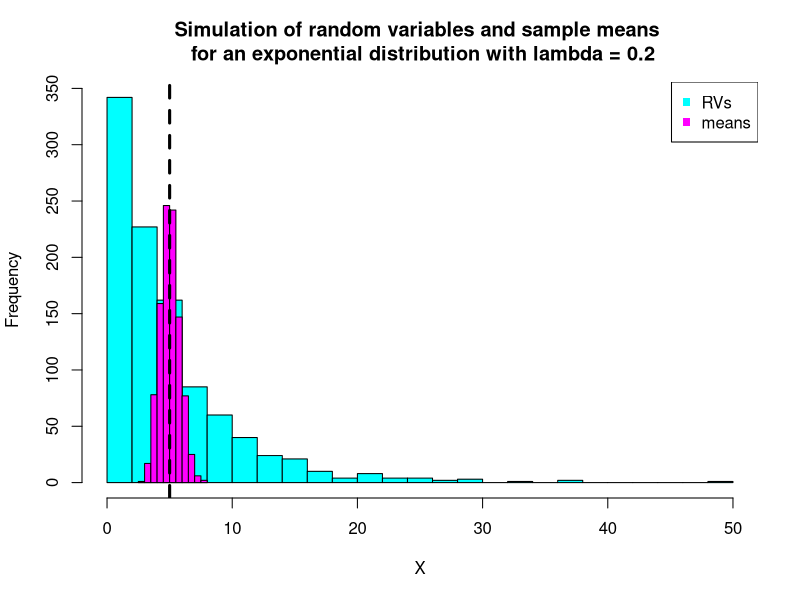

Generate this figure with R:
## ---- chunk 1
lambda <- 0.2
n <- 40
set.seed(20180720)

#calculate theoretical mean
e_mn <- 1/lambda

#calculate theoretical variance
e_var <- (e_mn/sqrt(n))^2
## ---- chunk 2
#create simulation means 
mns = NULL
for(i in 1:1000) mns = c(mns, mean(rexp(n, lambda)))

#calculate sample mean = mean of means
sample_mn <- round(mean(mns), 3)

#calculate variance of sample = square of sd
sample_var <- round(sd(mns)^2, 3)
## ---- chunk 3
#plot hist of 1000 random variable of exp with lambda = 0.2
exps <- rexp(1000, lambda)
hist(exps, col = "cyan", breaks = 20, main = "Simulation of random variables and sample means \n for an exponential distribution with lambda = 0.2", xlab="X")

#plot means of 1000 simulations
hist(mns, add = T, col = "magenta")

#plot population mean 
abline(v = e_mn, lwd = 3, lty =2)
legend("topright", legend = c("RVs", "means"), col = c("cyan", "magenta"), pch = 15)

